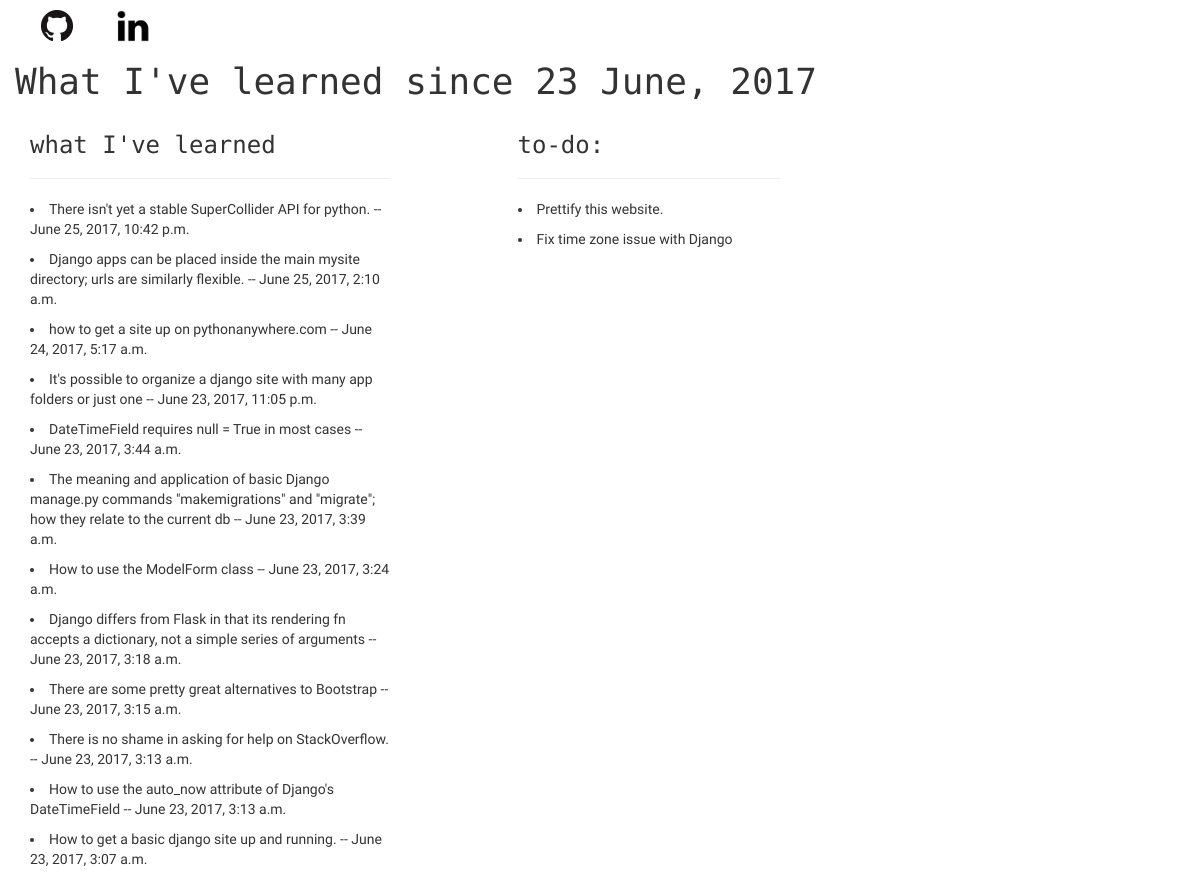
The app's page /, older data.
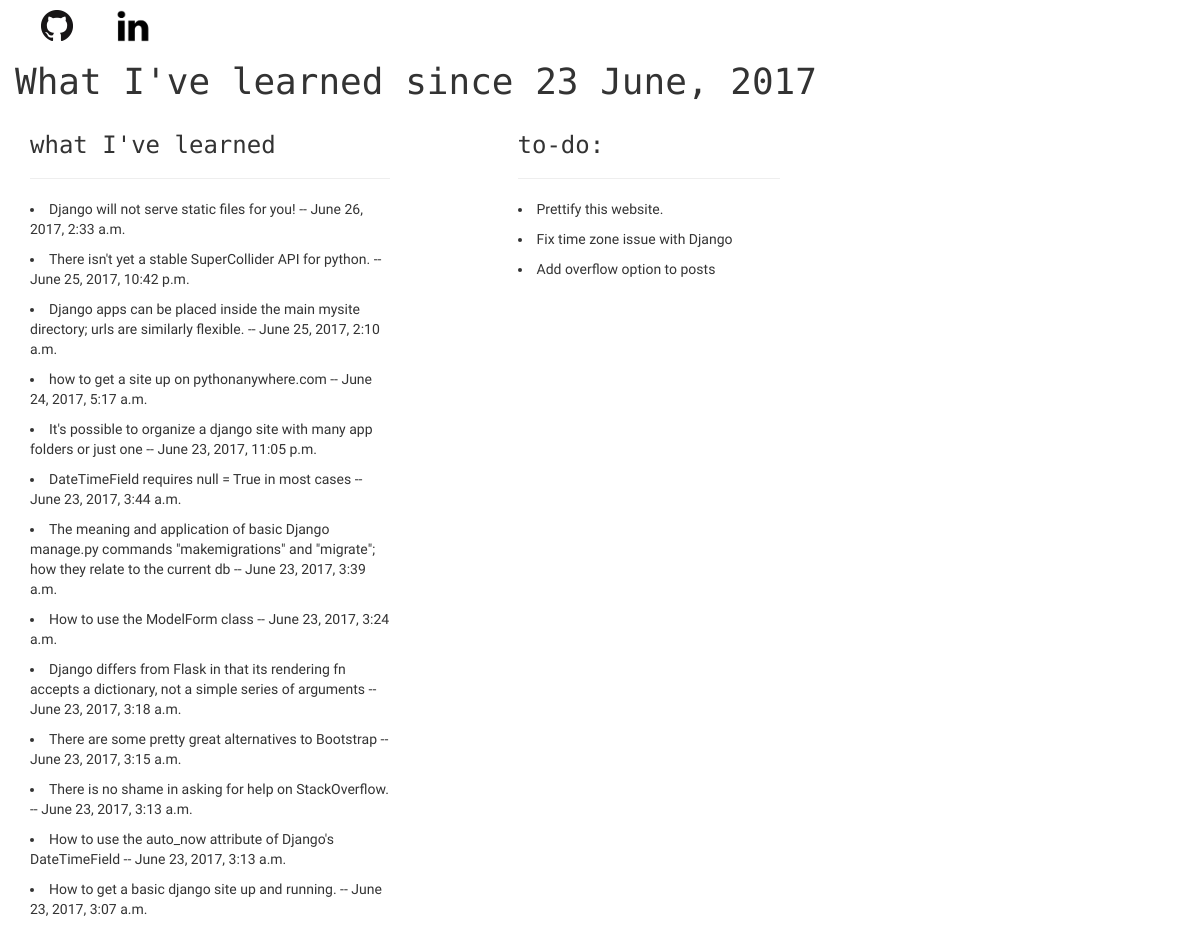
The same page, newer data.
### posts/models.py (models this page shows)
class Post(models.Model):
    content = models.CharField(max_length = 200)
    pub_date = models.DateTimeField('date published', auto_now = True, null = True)
    def __str__(self):
        return self.content

class List(models.Model):
    content = models.CharField(max_length = 100)
    pub_date = models.DateTimeField('date published', auto_now = True, null = True)
    def __str__(self):
        return self.content

### posts/views.py (the view)
# urls.py: url(r'^$', views.post, name= 'main')
def post(request ):
    post_list = Post.objects.order_by('id')
    pub_date = Post.pub_date
    to_do_list = List.objects.order_by('id')
    to_do_date = List.pub_date
    return render(request, 'posts/main.html', {
            'post': post_list, 'pub_date' : pub_date,
            'to_do_list':to_do_list, 'to_do_date':to_do_date},
    )

### posts/templates/posts/main.html (shortened to what this page needs)
<head>
  <link rel="stylesheet" href="https://maxcdn.bootstrapcdn.com/bootstrap/3.3.7/css/bootstrap.min.css">
{% load static %}
<div class = 'row'>
  <div class = 'col-sm-1'>
    <a href = 'https://github.com/thatguysilver'>
        <img class='pull-right' style = 'max-width: 60; padding-left: 10px; padding-top: 10px;'
        src = '{% static 'GitHub-Mark-32px.png' %}' alt = '?'/>
    </a>
  </div>
  <div class = 'col-sm-1'>
    <a href = 'https://www.linkedin.com/in/adampaulsilver/'>
      <img class = 'pull-left' style = 'max-width: 60;  padding-top: 10px;'
      src = '{% static 'posts/linkedin.png' %}' alt = '?'/>
    </a>
  </div>
</div>
<div class = 'container'>
  <div class = 'row'>
    <div 'col-sm-4'>
      <h1>What I've learned since 23 June, 2017</h1>
    </div>
  </div>
</div>
</head>
<body>
  <div class = 'container'>
    <div class = 'row'>
      <div class = 'col-sm-4'>
      <h3>what I've learned</h3>
      <hr>
      {% for i in post reversed  %}
      <li>{{ i }} -- {{ i.pub_date }}</li>
      {% endfor %}
      </div>
      <div class = 'col-sm-1'>
      </div>
      <div class = 'col-sm-3'>
        <h3>to-do:</h3>
        <hr>
      {% for i in to_do_list %}
        <li>{{ i }}</li>
      {% endfor %}
      </div>
      <div class = 'col-sm-4'></div>
    </div>
  </div>
</body>

Row changes from the older to the newer data that the page shows:
added Post: content "Django will not serve static files for you!", pub_date "June 26, 2017, 2:33 a.m."
added List: content "Add overflow option to posts"
